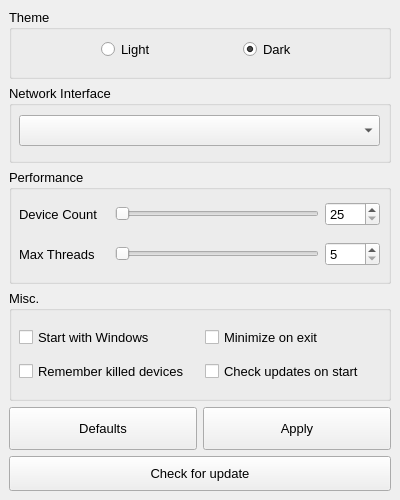
<?xml version="1.0" encoding="UTF-8"?>
<ui version="4.0">
 <author>elmoiv</author>
 <class>MainWindow</class>
 <widget class="QMainWindow" name="MainWindow">
  <property name="geometry">
   <rect>
    <x>0</x>
    <y>0</y>
    <width>400</width>
    <height>500</height>
   </rect>
  </property>
  <property name="minimumSize">
   <size>
    <width>400</width>
    <height>500</height>
   </size>
  </property>
  <property name="maximumSize">
   <size>
    <width>400</width>
    <height>510</height>
   </size>
  </property>
  <property name="windowTitle">
   <string>Settings</string>
  </property>
  <property name="toolTip">
   <string/>
  </property>
  <property name="animated">
   <bool>true</bool>
  </property>
  <property name="documentMode">
   <bool>false</bool>
  </property>
  <widget class="QWidget" name="centralwidget">
   <property name="minimumSize">
    <size>
     <width>100</width>
     <height>0</height>
    </size>
   </property>
   <layout class="QHBoxLayout" name="horizontalLayout">
    <item>
     <layout class="QGridLayout" name="gridLayout" columnstretch="0,0,0,0">
      <property name="sizeConstraint">
       <enum>QLayout::SetNoConstraint</enum>
      </property>
      <property name="spacing">
       <number>6</number>
      </property>
      <item row="3" column="0" colspan="4">
       <widget class="QGroupBox" name="groupBox_3">
        <property name="sizePolicy">
         <sizepolicy hsizetype="Minimum" vsizetype="Fixed">
          <horstretch>0</horstretch>
          <verstretch>0</verstretch>
         </sizepolicy>
        </property>
        <property name="minimumSize">
         <size>
          <width>0</width>
          <height>111</height>
         </size>
        </property>
        <property name="font">
         <font>
          <pointsize>10</pointsize>
         </font>
        </property>
        <property name="title">
         <string>Misc.</string>
        </property>
        <widget class="QWidget" name="gridLayoutWidget_2">
         <property name="geometry">
          <rect>
           <x>10</x>
           <y>30</y>
           <width>365</width>
           <height>71</height>
          </rect>
         </property>
         <layout class="QGridLayout" name="gridLayout_3">
          <item row="0" column="1">
           <widget class="QCheckBox" name="chkMinimized">
            <property name="font">
             <font>
              <pointsize>10</pointsize>
             </font>
            </property>
            <property name="layoutDirection">
             <enum>Qt::LeftToRight</enum>
            </property>
            <property name="text">
             <string>Minimize on exit</string>
            </property>
           </widget>
          </item>
          <item row="1" column="0">
           <widget class="QCheckBox" name="chkRemember">
            <property name="font">
             <font>
              <pointsize>10</pointsize>
             </font>
            </property>
            <property name="layoutDirection">
             <enum>Qt::LeftToRight</enum>
            </property>
            <property name="text">
             <string>Remember killed devices</string>
            </property>
           </widget>
          </item>
          <item row="1" column="1">
           <widget class="QCheckBox" name="chkAutoupdate">
            <property name="font">
             <font>
              <pointsize>10</pointsize>
             </font>
            </property>
            <property name="text">
             <string>Check updates on start</string>
            </property>
            <property name="checked">
             <bool>false</bool>
            </property>
           </widget>
          </item>
          <item row="0" column="0">
           <widget class="QCheckBox" name="chkAutostart">
            <property name="font">
             <font>
              <pointsize>10</pointsize>
             </font>
            </property>
            <property name="text">
             <string>Start with Windows</string>
            </property>
           </widget>
          </item>
         </layout>
        </widget>
       </widget>
      </item>
      <item row="5" column="0" colspan="4">
       <widget class="QPushButton" name="btnUpdate">
        <property name="sizePolicy">
         <sizepolicy hsizetype="Preferred" vsizetype="Fixed">
          <horstretch>0</horstretch>
          <verstretch>0</verstretch>
         </sizepolicy>
        </property>
        <property name="minimumSize">
         <size>
          <width>0</width>
          <height>35</height>
         </size>
        </property>
        <property name="font">
         <font>
          <pointsize>10</pointsize>
         </font>
        </property>
        <property name="text">
         <string>Check for update</string>
        </property>
       </widget>
      </item>
      <item row="0" column="0" colspan="4">
       <widget class="QGroupBox" name="groupBox">
        <property name="sizePolicy">
         <sizepolicy hsizetype="Minimum" vsizetype="Fixed">
          <horstretch>0</horstretch>
          <verstretch>0</verstretch>
         </sizepolicy>
        </property>
        <property name="minimumSize">
         <size>
          <width>0</width>
          <height>70</height>
         </size>
        </property>
        <property name="font">
         <font>
          <pointsize>10</pointsize>
         </font>
        </property>
        <property name="title">
         <string>Theme</string>
        </property>
        <widget class="QWidget" name="horizontalLayoutWidget">
         <property name="geometry">
          <rect>
           <x>10</x>
           <y>30</y>
           <width>361</width>
           <height>21</height>
          </rect>
         </property>
         <layout class="QHBoxLayout" name="horizontalLayout_2">
          <item>
           <widget class="QRadioButton" name="rdbLight">
            <property name="sizePolicy">
             <sizepolicy hsizetype="Fixed" vsizetype="Fixed">
              <horstretch>0</horstretch>
              <verstretch>0</verstretch>
             </sizepolicy>
            </property>
            <property name="font">
             <font>
              <pointsize>10</pointsize>
             </font>
            </property>
            <property name="text">
             <string>Light</string>
            </property>
           </widget>
          </item>
          <item>
           <widget class="QRadioButton" name="rdbDark">
            <property name="sizePolicy">
             <sizepolicy hsizetype="Fixed" vsizetype="Fixed">
              <horstretch>0</horstretch>
              <verstretch>0</verstretch>
             </sizepolicy>
            </property>
            <property name="font">
             <font>
              <pointsize>10</pointsize>
             </font>
            </property>
            <property name="text">
             <string>Dark</string>
            </property>
            <property name="checked">
             <bool>true</bool>
            </property>
           </widget>
          </item>
         </layout>
        </widget>
       </widget>
      </item>
      <item row="4" column="0" colspan="2">
       <widget class="QPushButton" name="btnDefaults">
        <property name="sizePolicy">
         <sizepolicy hsizetype="Preferred" vsizetype="Preferred">
          <horstretch>0</horstretch>
          <verstretch>0</verstretch>
         </sizepolicy>
        </property>
        <property name="font">
         <font>
          <pointsize>10</pointsize>
         </font>
        </property>
        <property name="text">
         <string>Defaults</string>
        </property>
       </widget>
      </item>
      <item row="4" column="2" colspan="2">
       <widget class="QPushButton" name="btnApply">
        <property name="sizePolicy">
         <sizepolicy hsizetype="Preferred" vsizetype="Preferred">
          <horstretch>0</horstretch>
          <verstretch>0</verstretch>
         </sizepolicy>
        </property>
        <property name="minimumSize">
         <size>
          <width>0</width>
          <height>35</height>
         </size>
        </property>
        <property name="font">
         <font>
          <pointsize>10</pointsize>
         </font>
        </property>
        <property name="text">
         <string>Apply</string>
        </property>
       </widget>
      </item>
      <item row="1" column="0" colspan="4">
       <widget class="QGroupBox" name="groupBox_4">
        <property name="sizePolicy">
         <sizepolicy hsizetype="Minimum" vsizetype="Fixed">
          <horstretch>0</horstretch>
          <verstretch>0</verstretch>
         </sizepolicy>
        </property>
        <property name="minimumSize">
         <size>
          <width>0</width>
          <height>78</height>
         </size>
        </property>
        <property name="font">
         <font>
          <pointsize>10</pointsize>
         </font>
        </property>
        <property name="title">
         <string>Network Interface</string>
        </property>
        <widget class="QWidget" name="horizontalLayoutWidget_2">
         <property name="geometry">
          <rect>
           <x>10</x>
           <y>30</y>
           <width>361</width>
           <height>31</height>
          </rect>
         </property>
         <layout class="QHBoxLayout" name="horizontalLayout_3">
          <item>
           <widget class="QComboBox" name="comboInterface">
            <property name="sizePolicy">
             <sizepolicy hsizetype="Preferred" vsizetype="Minimum">
              <horstretch>0</horstretch>
              <verstretch>9</verstretch>
             </sizepolicy>
            </property>
            <property name="minimumSize">
             <size>
              <width>0</width>
              <height>9</height>
             </size>
            </property>
            <property name="font">
             <font>
              <pointsize>10</pointsize>
             </font>
            </property>
           </widget>
          </item>
         </layout>
        </widget>
       </widget>
      </item>
      <item row="2" column="0" colspan="4">
       <widget class="QGroupBox" name="groupBox_2">
        <property name="sizePolicy">
         <sizepolicy hsizetype="Minimum" vsizetype="Fixed">
          <horstretch>0</horstretch>
          <verstretch>0</verstretch>
         </sizepolicy>
        </property>
        <property name="minimumSize">
         <size>
          <width>0</width>
          <height>115</height>
         </size>
        </property>
        <property name="font">
         <font>
          <pointsize>10</pointsize>
         </font>
        </property>
        <property name="title">
         <string>Performance</string>
        </property>
        <widget class="QWidget" name="gridLayoutWidget">
         <property name="geometry">
          <rect>
           <x>10</x>
           <y>30</y>
           <width>361</width>
           <height>31</height>
          </rect>
         </property>
         <layout class="QGridLayout" name="gridLayout_2" columnstretch="0,0,0">
          <item row="0" column="2">
           <widget class="QSpinBox" name="spinCount">
            <property name="sizePolicy">
             <sizepolicy hsizetype="Preferred" vsizetype="Fixed">
              <horstretch>0</horstretch>
              <verstretch>0</verstretch>
             </sizepolicy>
            </property>
            <property name="minimumSize">
             <size>
              <width>55</width>
              <height>0</height>
             </size>
            </property>
            <property name="maximumSize">
             <size>
              <width>55</width>
              <height>16777215</height>
             </size>
            </property>
            <property name="font">
             <font>
              <pointsize>10</pointsize>
             </font>
            </property>
            <property name="minimum">
             <number>25</number>
            </property>
            <property name="maximum">
             <number>255</number>
            </property>
           </widget>
          </item>
          <item row="0" column="1">
           <widget class="QSlider" name="sliderCount">
            <property name="sizePolicy">
             <sizepolicy hsizetype="Preferred" vsizetype="Fixed">
              <horstretch>0</horstretch>
              <verstretch>0</verstretch>
             </sizepolicy>
            </property>
            <property name="minimumSize">
             <size>
              <width>179</width>
              <height>0</height>
             </size>
            </property>
            <property name="minimum">
             <number>25</number>
            </property>
            <property name="maximum">
             <number>255</number>
            </property>
            <property name="orientation">
             <enum>Qt::Horizontal</enum>
            </property>
           </widget>
          </item>
          <item row="0" column="0">
           <widget class="QLabel" name="label">
            <property name="minimumSize">
             <size>
              <width>90</width>
              <height>0</height>
             </size>
            </property>
            <property name="maximumSize">
             <size>
              <width>90</width>
              <height>16777215</height>
             </size>
            </property>
            <property name="font">
             <font>
              <pointsize>10</pointsize>
             </font>
            </property>
            <property name="text">
             <string>Device Count</string>
            </property>
           </widget>
          </item>
         </layout>
        </widget>
        <widget class="QWidget" name="gridLayoutWidget_3">
         <property name="geometry">
          <rect>
           <x>10</x>
           <y>70</y>
           <width>361</width>
           <height>31</height>
          </rect>
         </property>
         <layout class="QGridLayout" name="gridLayout_4" columnstretch="0,0,0">
          <item row="0" column="2">
           <widget class="QSpinBox" name="spinThreads">
            <property name="sizePolicy">
             <sizepolicy hsizetype="Preferred" vsizetype="Fixed">
              <horstretch>0</horstretch>
              <verstretch>0</verstretch>
             </sizepolicy>
            </property>
            <property name="minimumSize">
             <size>
              <width>55</width>
              <height>0</height>
             </size>
            </property>
            <property name="maximumSize">
             <size>
              <width>55</width>
              <height>16777215</height>
             </size>
            </property>
            <property name="font">
             <font>
              <pointsize>10</pointsize>
             </font>
            </property>
            <property name="minimum">
             <number>5</number>
            </property>
            <property name="maximum">
             <number>255</number>
            </property>
            <property name="value">
             <number>5</number>
            </property>
           </widget>
          </item>
          <item row="0" column="1">
           <widget class="QSlider" name="sliderThreads">
            <property name="sizePolicy">
             <sizepolicy hsizetype="Preferred" vsizetype="Fixed">
              <horstretch>0</horstretch>
              <verstretch>0</verstretch>
             </sizepolicy>
            </property>
            <property name="minimumSize">
             <size>
              <width>179</width>
              <height>0</height>
             </size>
            </property>
            <property name="minimum">
             <number>5</number>
            </property>
            <property name="maximum">
             <number>255</number>
            </property>
            <property name="value">
             <number>5</number>
            </property>
            <property name="orientation">
             <enum>Qt::Horizontal</enum>
            </property>
           </widget>
          </item>
          <item row="0" column="0">
           <widget class="QLabel" name="label_2">
            <property name="minimumSize">
             <size>
              <width>90</width>
              <height>0</height>
             </size>
            </property>
            <property name="maximumSize">
             <size>
              <width>90</width>
              <height>16777215</height>
             </size>
            </property>
            <property name="font">
             <font>
              <pointsize>10</pointsize>
             </font>
            </property>
            <property name="text">
             <string>Max Threads</string>
            </property>
           </widget>
          </item>
         </layout>
        </widget>
       </widget>
      </item>
     </layout>
    </item>
   </layout>
  </widget>
 </widget>
 <resources/>
 <connections/>
</ui>
